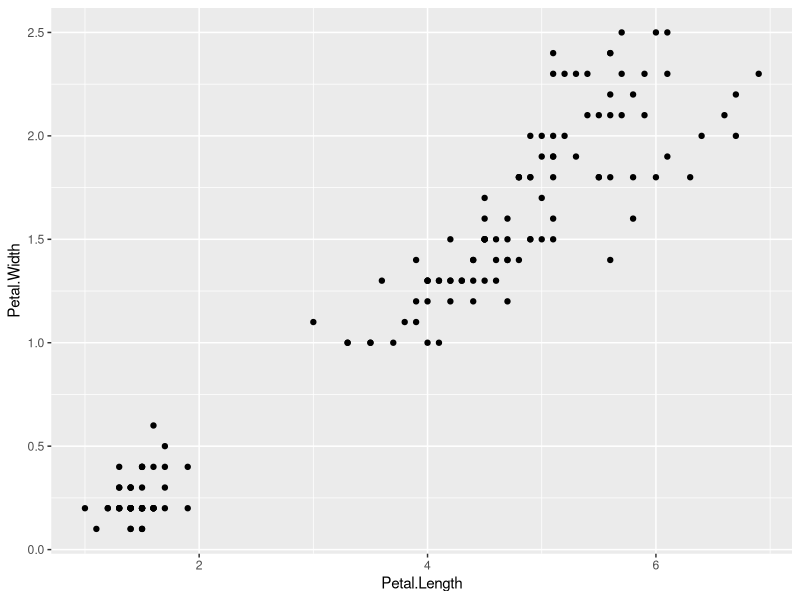
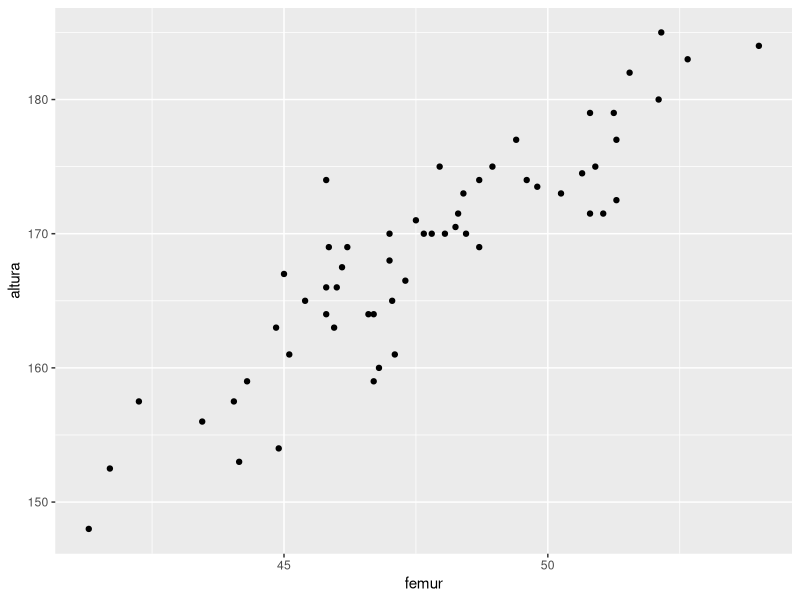

Reproduce these figures in R, in order.

data(iris)
library(ggplot2)
ggplot(data = iris, aes(x = Petal.Length, y = Petal.Width)) +
  geom_point()

cor(iris$Petal.Length, iris$Petal.Width)
cor(iris[,-5])

setosa <- iris[iris$Species == 'setosa',]
cor(setosa$Petal.Length, setosa$Petal.Width)    

versicolor <- iris[iris$Species == 'versicolor',]
cor(versicolor$Petal.Length, versicolor$Petal.Width)

virginica <- iris[iris$Species == 'virginica',]
cor(virginica$Petal.Length, virginica$Petal.Width)

femur <- read.csv(file = "femur.csv")

femur <- femur[,-1]

homens <- femur[femur$genero == 'Male',]
mulheres <- femur[femur$genero == 'Female',]

cor(homens$femur, homens$altura)
cor(mulheres$femur, mulheres$altura)

ggplot(data = homens, aes(x = femur, y = altura)) +
  geom_point()

modelo_linear <- lm(data = homens, formula = altura ~ femur)

summary(homens$femur)
